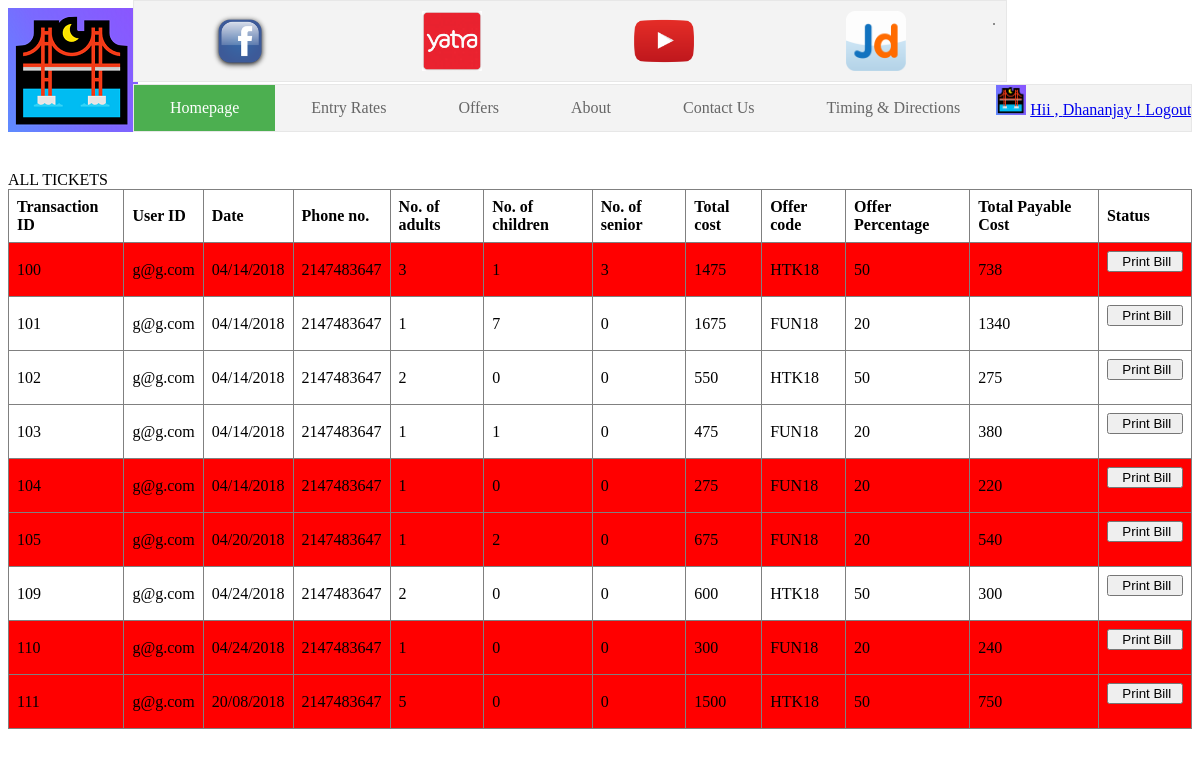
The page /ticketing/myticket.php (signed in) on the database its author committed.
### tables this page shows
CREATE TABLE `ticket` (
  `trans_id` int(10) NOT NULL,
  `firstname` varchar(50) NOT NULL,
  `userid` varchar(100) NOT NULL,
  `address` varchar(500) NOT NULL,
  `city` varchar(50) NOT NULL,
  `pincode` int(6) NOT NULL,
  `phone` int(10) NOT NULL,
  `noofadult` int(10) NOT NULL,
  `dbadultcost` int(10) NOT NULL,
  `totaladultcost` int(10) NOT NULL,
  `noofchild` int(10) NOT NULL,
  `dbchildcost` int(50) NOT NULL,
  `totalchildcost` int(10) NOT NULL,
  `noofsenior` int(10) NOT NULL,
  `dbseniorcost` int(10) NOT NULL,
  `totalseniorcost` int(50) NOT NULL,
  `totalcost` int(50) NOT NULL,
  `offer_id` varchar(50) NOT NULL,
  `offer_name` varchar(50) NOT NULL,
  `offer_code` varchar(50) NOT NULL,
  `dboffer_percentage` float NOT NULL,
  `date` varchar(50) NOT NULL,
  `totalpayablecost` int(50) NOT NULL,
  `status` int(11) NOT NULL DEFAULT '0'
);

### ticketing/myticket.php (the view, shortened to what this page needs)
<html>
<body>
<?php
include("topnav.php");
include("nav.php");
include("config.php");
$user_id=$_SESSION["user_id"];
echo "<br>ALL TICKETS";
$sql="SELECT * FROM ticket where userid = '$user_id' ";
$result = $conn->query($sql);
if($result->num_rows > 0)
{
echo "<table border='1' class='admintable'>";
echo "<tr (><th>Transaction ID</th><th>User ID</th><th>Date</th><th>Phone no.</th><th>No. of adults</th><th>No. of children</th><th>No. of senior</th><th>Total cost</th><th>Offer code</th><th>Offer Percentage</th><th>Total Payable Cost</th><th>Status</th></tr>";
while($row = $result->fetch_assoc())
{
	$status=$row['status'];
	if($status==0)
	{	$status="Not Visited";
		$color="background-color:red";
	}
	else
	{	$status="Visited";
		$color="background-color:white";
	}
    echo "<tr style=\"".$color."\"><td>" . $row['trans_id'] . "</td><td>" . $row['userid'] . "</td><td>" . $row['date'] . "</td><td>" . $row['phone'] . "</td><td>" . $row['noofadult'] . "</td><td>" . $row['noofchild'] . "</td><td>" . $row['noofsenior'] . "</td><td>" . $row['totalcost'] . "</td><td>" . $row['offer_code'] . "</td><td>" . $row['dboffer_percentage'] . "</td><td>" . $row['totalpayablecost'] . "</td>";
	echo "<td>";
	echo '<form method="post" action="specificbill.php?action=printbill">';
	echo "<input class='button' type='submit' value='  Print Bill '>"; ?>
	<?php
	echo "</form>";
	echo "</td>";
	echo "</tr>";
}
}
echo "</table>";
?>
</body>
</html>

### ticketing/myticket.php (style rules this page uses)
.admintable { border-collapse: collapse; width: 100%; }
th, td { text-align: left; padding: 8px; }
tr:nth-child(even) { background-color: #f2f2f2 }

### rows shown on the page
ticket: trans_id "100", userid "g@g.com", date "04/14/2018", phone "2147483647", noofadult "3", noofchild "1", noofsenior "3", totalcost "1475", offer_code "HTK18", dboffer_percentage "50", totalpayablecost "738"
ticket: trans_id "101", userid "g@g.com", date "04/14/2018", phone "2147483647", noofadult "1", noofchild "7", noofsenior "0", totalcost "1675", offer_code "FUN18", dboffer_percentage "20", totalpayablecost "1340"
ticket: trans_id "102", userid "g@g.com", date "04/14/2018", phone "2147483647", noofadult "2", noofchild "0", noofsenior "0", totalcost "550", offer_code "HTK18", dboffer_percentage "50", totalpayablecost "275"
ticket: trans_id "103", userid "g@g.com", date "04/14/2018", phone "2147483647", noofadult "1", noofchild "1", noofsenior "0", totalcost "475", offer_code "FUN18", dboffer_percentage "20", totalpayablecost "380"
ticket: trans_id "104", userid "g@g.com", date "04/14/2018", phone "2147483647", noofadult "1", noofchild "0", noofsenior "0", totalcost "275", offer_code "FUN18", dboffer_percentage "20", totalpayablecost "220"
ticket: trans_id "105", userid "g@g.com", date "04/20/2018", phone "2147483647", noofadult "1", noofchild "2", noofsenior "0", totalcost "675", offer_code "FUN18", dboffer_percentage "20", totalpayablecost "540"
ticket: trans_id "109", userid "g@g.com", date "04/24/2018", phone "2147483647", noofadult "2", noofchild "0", noofsenior "0", totalcost "600", offer_code "HTK18", dboffer_percentage "50", totalpayablecost "300"
ticket: trans_id "110", userid "g@g.com", date "04/24/2018", phone "2147483647", noofadult "1", noofchild "0", noofsenior "0", totalcost "300", offer_code "FUN18", dboffer_percentage "20", totalpayablecost "240"
ticket: trans_id "111", userid "g@g.com", date "20/08/2018", phone "2147483647", noofadult "5", noofchild "0", noofsenior "0", totalcost "1500", offer_code "HTK18", dboffer_percentage "50", totalpayablecost "750"

### other values the page prints
$_SESSION['firstname'] "Dhananjay"
